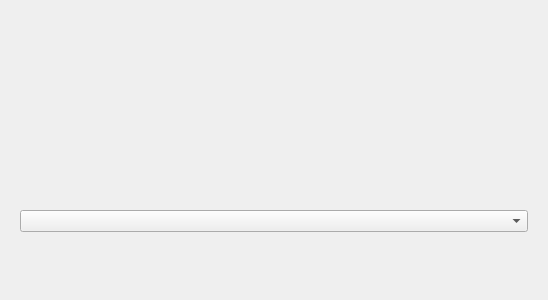
<?xml version="1.0" encoding="UTF-8"?>
<ui version="4.0">
 <class>Form</class>
 <widget class="QWidget" name="Form">
  <property name="geometry">
   <rect>
    <x>0</x>
    <y>0</y>
    <width>548</width>
    <height>300</height>
   </rect>
  </property>
  <property name="windowTitle">
   <string>Form</string>
  </property>
  <layout class="QVBoxLayout" name="verticalLayout">
   <item>
    <widget class="QWidget" name="roiContainerWidget" native="true">
     <layout class="QVBoxLayout" name="verticalLayout_4"/>
    </widget>
   </item>
   <item>
    <widget class="QWidget" name="widget_2" native="true">
     <layout class="QHBoxLayout" name="horizontalLayout_2">
      <item>
       <widget class="QComboBox" name="registeringLayoutComboBox"/>
      </item>
     </layout>
    </widget>
   </item>
  </layout>
 </widget>
 <resources/>
 <connections/>
</ui>
